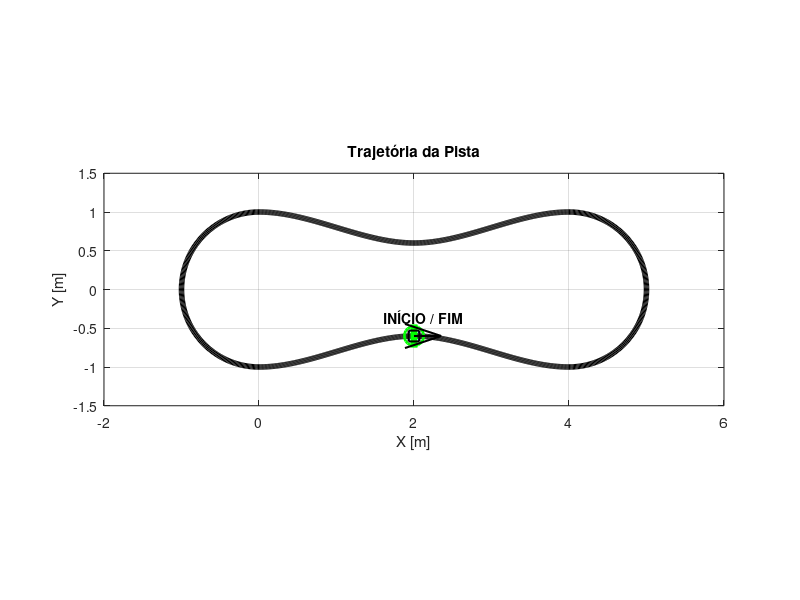

Here is the MATLAB script that generated this plot:
function [Xv, Yv, xr, yr, theta_r] = trajetoria()

% BLOCO TRAJETÓRIA 
% Saídas:
% Xv, Yv  = pontos da trajetória de referência
% xr, yr  = posição inicial do robô
% theta_r = orientação inicial do robô


N = 200; 
R = 1.0;          
dist_centros = 4; 


xr = dist_centros / 2; % Centralizado em X
yr = -0.6;             % Posição em Y no ponto mais baixo do estreitamento
theta_r = 0;           % Apontando para a direita (0 rad)


x1 = linspace(dist_centros/2, dist_centros, N);
s = linspace(0, 1, N);

y1 = -0.6 + (-R - (-0.6)) * (3*s.^2 - 2*s.^3);


ang2 = linspace(-pi/2, pi/2, N);
x2 = dist_centros + R * cos(ang2);
y2 = R * sin(ang2);


x3 = linspace(dist_centros, dist_centros/2, N);
s = linspace(0, 1, N);
y3 = R + (0.6 - R) * (3*s.^2 - 2*s.^3);


x4 = linspace(dist_centros/2, 0, N);
s = linspace(0, 1, N);
y4 = 0.6 + (R - 0.6) * (3*s.^2 - 2*s.^3);


ang5 = linspace(pi/2, 3*pi/2, N);
x5 = 0 + R * cos(ang5);
y5 = R * sin(ang5);

x6 = linspace(0, dist_centros/2, N);
s = linspace(0, 1, N);
y6 = -R + (-0.6 - (-R)) * (3*s.^2 - 2*s.^3);


Xv = [x1 x2 x3 x4 x5 x6];
Yv = [y1 y2 y3 y4 y5 y6];

Xv(end+1) = Xv(1);
Yv(end+1) = Yv(1);


figure;
plot(Xv, Yv, 'k', 'LineWidth', 4);
hold on;


plot([dist_centros/2 dist_centros/2], [-0.75 -0.45], 'g', 'LineWidth', 5);
text(dist_centros/2 - 0.4, -0.35, 'INÍCIO / FIM', 'FontWeight', 'bold', 'FontSize', 10);
plot(dist_centros/2, -0.6, 'go', 'MarkerSize', 14, 'LineWidth', 2);


tamanho_robo = 0.14;
rectangle('Position', [xr-tamanho_robo/2, yr-tamanho_robo/2, tamanho_robo, tamanho_robo], ...
          'FaceColor', 'b', 'EdgeColor', 'k', 'LineWidth', 1.5);

comprimento_seta = 0.35;
quiver(xr, yr, comprimento_seta*cos(theta_r), comprimento_seta*sin(theta_r), 0, ...
       'k', 'LineWidth', 1.5, 'MaxHeadSize', 0.8);


grid on;
axis equal;
xlabel('X [m]');
ylabel('Y [m]');
title('Trajetória da Pista');
xlim([-2 (dist_centros + 2)]);
ylim([-(R + 0.5) (R + 0.5)]);

end
